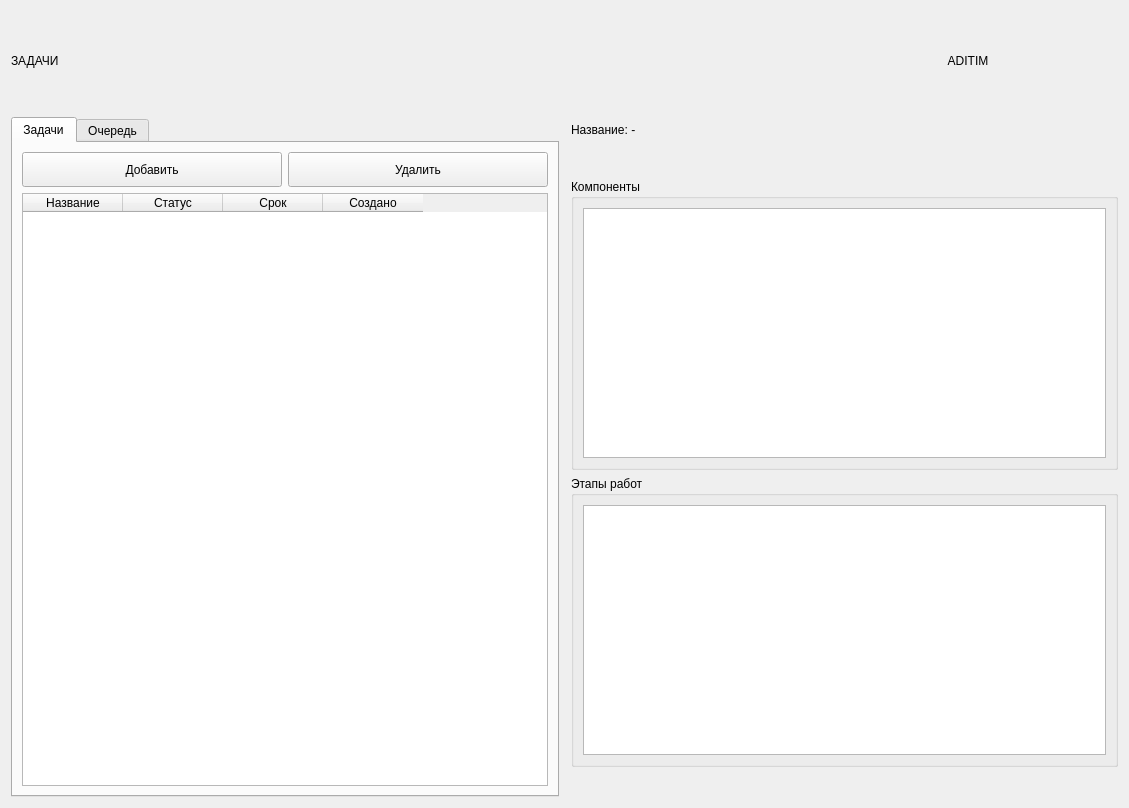
<?xml version="1.0" encoding="UTF-8"?>
<ui version="4.0">
 <class>TaskContent</class>
 <widget class="QWidget" name="TaskContent">
  <property name="geometry">
   <rect>
    <x>0</x>
    <y>0</y>
    <width>1129</width>
    <height>808</height>
   </rect>
  </property>
  <layout class="QGridLayout" name="gridLayout">
   <item row="1" column="0">
    <widget class="QTabWidget" name="tabWidget_main">
     <property name="currentIndex">
      <number>0</number>
     </property>
     <widget class="QWidget" name="tab_task">
      <attribute name="title">
       <string>Задачи</string>
      </attribute>
      <layout class="QVBoxLayout" name="verticalLayout">
       <item>
        <layout class="QVBoxLayout" name="verticalLayout_task">
         <item>
          <layout class="QHBoxLayout" name="horizontalLayout_toolbar_task">
           <item>
            <widget class="QPushButton" name="pushButton_task_add">
             <property name="minimumSize">
              <size>
               <width>100</width>
               <height>35</height>
              </size>
             </property>
             <property name="text">
              <string>Добавить</string>
             </property>
            </widget>
           </item>
           <item>
            <widget class="QPushButton" name="pushButton_task_delete">
             <property name="minimumSize">
              <size>
               <width>100</width>
               <height>35</height>
              </size>
             </property>
             <property name="text">
              <string>Удалить</string>
             </property>
            </widget>
           </item>
          </layout>
         </item>
         <item>
          <widget class="QTableWidget" name="tableWidget_task">
           <property name="focusPolicy">
            <enum>Qt::FocusPolicy::NoFocus</enum>
           </property>
           <property name="alternatingRowColors">
            <bool>true</bool>
           </property>
           <property name="selectionMode">
            <enum>QAbstractItemView::SelectionMode::SingleSelection</enum>
           </property>
           <property name="selectionBehavior">
            <enum>QAbstractItemView::SelectionBehavior::SelectRows</enum>
           </property>
           <property name="sortingEnabled">
            <bool>true</bool>
           </property>
           <column>
            <property name="text">
             <string>Название</string>
            </property>
           </column>
           <column>
            <property name="text">
             <string>Статус</string>
            </property>
           </column>
           <column>
            <property name="text">
             <string>Срок</string>
            </property>
           </column>
           <column>
            <property name="text">
             <string>Создано</string>
            </property>
           </column>
          </widget>
         </item>
        </layout>
       </item>
      </layout>
     </widget>
     <widget class="QWidget" name="tab_queue">
      <attribute name="title">
       <string>Очередь</string>
      </attribute>
      <layout class="QVBoxLayout" name="verticalLayout_2">
       <item>
        <layout class="QVBoxLayout" name="verticalLayout_queue">
         <item>
          <layout class="QHBoxLayout" name="horizontalLayout_toolbar_queue">
           <item>
            <widget class="QPushButton" name="pushButton_position_up">
             <property name="text">
              <string>поднять
в очереди</string>
             </property>
            </widget>
           </item>
           <item>
            <widget class="QPushButton" name="pushButton_position_down">
             <property name="text">
              <string>опустить
в очереди</string>
             </property>
            </widget>
           </item>
          </layout>
         </item>
         <item>
          <widget class="QTableWidget" name="tableWidget_queue">
           <property name="alternatingRowColors">
            <bool>true</bool>
           </property>
           <property name="selectionMode">
            <enum>QAbstractItemView::SelectionMode::SingleSelection</enum>
           </property>
           <property name="selectionBehavior">
            <enum>QAbstractItemView::SelectionBehavior::SelectRows</enum>
           </property>
           <property name="sortingEnabled">
            <bool>true</bool>
           </property>
           <column>
            <property name="text">
             <string>Позиция</string>
            </property>
           </column>
           <column>
            <property name="text">
             <string>Название</string>
            </property>
           </column>
           <column>
            <property name="text">
             <string>Статус</string>
            </property>
           </column>
           <column>
            <property name="text">
             <string>Срок</string>
            </property>
           </column>
           <column>
            <property name="text">
             <string>Создано</string>
            </property>
           </column>
          </widget>
         </item>
        </layout>
       </item>
      </layout>
     </widget>
    </widget>
   </item>
   <item row="1" column="2">
    <layout class="QVBoxLayout" name="verticalLayout_detail">
     <property name="sizeConstraint">
      <enum>QLayout::SizeConstraint::SetFixedSize</enum>
     </property>
     <item>
      <widget class="QLabel" name="label_task_name">
       <property name="minimumSize">
        <size>
         <width>0</width>
         <height>25</height>
        </size>
       </property>
       <property name="maximumSize">
        <size>
         <width>16777215</width>
         <height>25</height>
        </size>
       </property>
       <property name="text">
        <string>Название: -</string>
       </property>
      </widget>
     </item>
     <item>
      <widget class="QLabel" name="label_task_info">
       <property name="minimumSize">
        <size>
         <width>350</width>
         <height>25</height>
        </size>
       </property>
       <property name="maximumSize">
        <size>
         <width>350</width>
         <height>25</height>
        </size>
       </property>
       <property name="text">
        <string/>
       </property>
      </widget>
     </item>
     <item>
      <widget class="QGroupBox" name="groupBox_component">
       <property name="title">
        <string>Компоненты</string>
       </property>
       <layout class="QVBoxLayout" name="verticalLayout_4">
        <item>
         <widget class="QTableWidget" name="tableWidget_component">
          <property name="minimumSize">
           <size>
            <width>0</width>
            <height>250</height>
           </size>
          </property>
          <property name="maximumSize">
           <size>
            <width>16777215</width>
            <height>300</height>
           </size>
          </property>
          <property name="focusPolicy">
           <enum>Qt::FocusPolicy::NoFocus</enum>
          </property>
          <property name="alternatingRowColors">
           <bool>true</bool>
          </property>
          <property name="selectionMode">
           <enum>QAbstractItemView::SelectionMode::SingleSelection</enum>
          </property>
          <property name="selectionBehavior">
           <enum>QAbstractItemView::SelectionBehavior::SelectRows</enum>
          </property>
         </widget>
        </item>
       </layout>
      </widget>
     </item>
     <item>
      <widget class="QGroupBox" name="groupBox_component_stage">
       <property name="title">
        <string>Этапы работ</string>
       </property>
       <layout class="QVBoxLayout" name="verticalLayout_3">
        <item>
         <widget class="QTableWidget" name="tableWidget_component_stage">
          <property name="minimumSize">
           <size>
            <width>0</width>
            <height>250</height>
           </size>
          </property>
          <property name="focusPolicy">
           <enum>Qt::FocusPolicy::NoFocus</enum>
          </property>
          <property name="alternatingRowColors">
           <bool>true</bool>
          </property>
          <property name="selectionMode">
           <enum>QAbstractItemView::SelectionMode::SingleSelection</enum>
          </property>
          <property name="selectionBehavior">
           <enum>QAbstractItemView::SelectionBehavior::SelectRows</enum>
          </property>
         </widget>
        </item>
       </layout>
      </widget>
     </item>
     <item>
      <spacer name="verticalSpacer">
       <property name="orientation">
        <enum>Qt::Orientation::Vertical</enum>
       </property>
       <property name="sizeHint" stdset="0">
        <size>
         <width>20</width>
         <height>40</height>
        </size>
       </property>
      </spacer>
     </item>
    </layout>
   </item>
   <item row="0" column="0" colspan="3">
    <layout class="QHBoxLayout" name="horizontalLayout_header">
     <item>
      <widget class="QLabel" name="label_header">
       <property name="styleSheet">
        <string/>
       </property>
       <property name="text">
        <string>ЗАДАЧИ</string>
       </property>
      </widget>
     </item>
     <item>
      <widget class="QLabel" name="label_logo">
       <property name="minimumSize">
        <size>
         <width>300</width>
         <height>100</height>
        </size>
       </property>
       <property name="maximumSize">
        <size>
         <width>300</width>
         <height>100</height>
        </size>
       </property>
       <property name="styleSheet">
        <string/>
       </property>
       <property name="text">
        <string>ADITIM</string>
       </property>
       <property name="alignment">
        <set>Qt::AlignmentFlag::AlignCenter</set>
       </property>
      </widget>
     </item>
    </layout>
   </item>
  </layout>
 </widget>
 <resources/>
 <connections/>
</ui>
